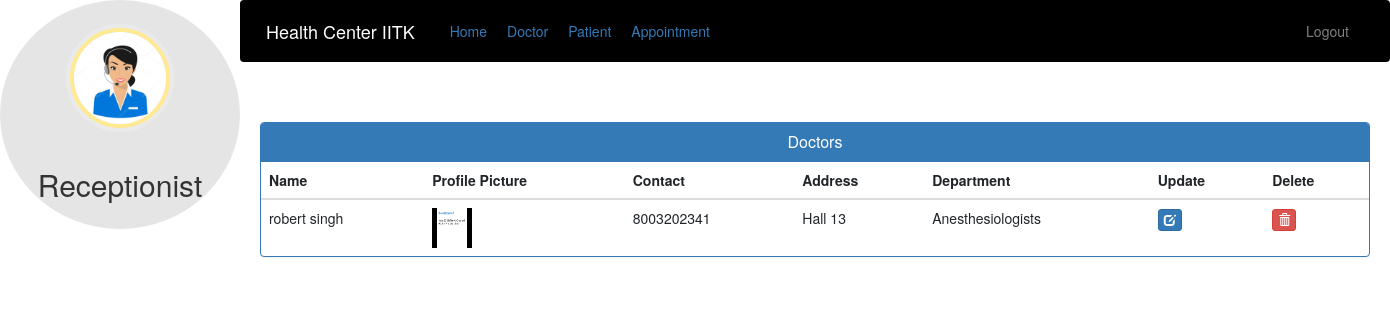
Page /admin-view-doctor (signed in) on the earlier database version.
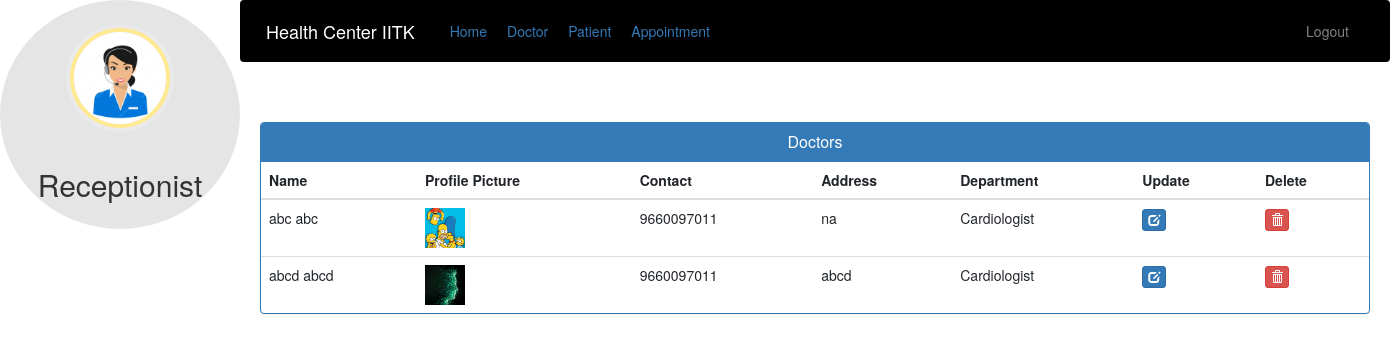
Same page on the later database version.
### hospital/models.py (models this page shows, shortened)
class Doctor(models.Model):
    user = models.OneToOneField(User, on_delete=models.CASCADE)
    profile_pic = models.ImageField(
        upload_to='profile_pic/DoctorProfilePic/', null=True, blank=True)
    address = models.CharField(max_length=40)
    mobile = models.CharField(max_length=20, null=True)
    department = models.CharField(
        max_length=50, choices=departments, default='Cardiologist')
    status = models.BooleanField(default=False)
    @property
    def get_name(self):
        return self.user.first_name+" "+self.user.last_name

### hospital/views.py (the view)
# urls.py: path('admin-view-doctor', views.admin_view_doctor_view,
@login_required(login_url='adminlogin')
@user_passes_test(is_admin)
def admin_view_doctor_view(request):
    doctors = models.Doctor.objects.all().filter(status=True)
    return render(request, 'hospital/admin_view_doctor.html', {'doctors': doctors})

### hospital/views.py (called while the page is built)
def is_admin(user):
    return user.groups.filter(name='ADMIN').exists()

### templates/hospital/admin_view_doctor.html (shortened to what this page needs)
{% extends 'hospital/admin_base.html' %}
{% block content %}
{%load static%}
<head>
  <link href="//netdna.bootstrapcdn.com/bootstrap/3.0.0/css/bootstrap.min.css" rel="stylesheet" id="bootstrap-css">
</head>
<div class="container">
  <div class="panel panel-primary">
    <div class="panel-heading">
      <h6 class="panel-title">Doctors</h6>
    </div>
    <table class="table table-hover" id="dev-table">
      <thead>
        <tr>
          <th>Name</th>
          <th>Profile Picture</th>
          <th>Contact</th>
          <th>Address</th>
          <th>Department</th>
          <th>Update</th>
          <th>Delete</th>
        </tr>
      </thead>
      {% for d in doctors %}
      <tr>
        <td> {{d.get_name}}</td>
        <td> <img src="{% static d.profile_pic.url %}" alt="Profile Pic" height="40px" width="40px" /></td>
        <td>{{d.mobile}}</td>
        <td>{{d.address}}</td>
        <td>{{d.department}}</td>
        <td><a class="btn btn-primary btn-xs" href="{% url 'update-doctor' d.id  %}"><span class="glyphicon glyphicon-edit"></span></a></td>
        <td><a class="btn btn-danger btn-xs" href="{% url 'delete-doctor-from-hospital' d.id  %}"><span class="glyphicon glyphicon-trash"></span></a></td>
      </tr>
      {% endfor %}
    </table>
  </div>
</div>
{% endblock content %}

### templates/hospital/admin_base.html (shortened to what this page needs)
<!DOCTYPE html>
{% load static %}
<html lang="en">
<head>
  <link rel="stylesheet" href="https://stackpath.bootstrapcdn.com/bootstrap/4.3.1/css/bootstrap.min.css">
  <link rel="stylesheet" href="https://maxcdn.bootstrapcdn.com/font-awesome/4.7.0/css/font-awesome.min.css">
  <link rel="stylesheet" href="{% static '/style.css' %}">
</head>
<body>
  <nav class="menu" tabindex="0">
    <header class="avatar">
      <img src="{% static "images/admin.png" %}" />
      <br><br>
      <h2>Receptionist</h2>
    </header>
  </nav>
  <main>
    <div class="bs-example">
      <nav class="navbar navbar-expand-lg  navbar-dark fixed-top" style="background:black;">
        <a href="#" class="navbar-brand">Health Center IITK</a>
        <a href="/admin-dashboard" class="nav-item nav-link">Home</a>
        <a href="/admin-doctor" class="nav-item nav-link">Doctor</a>
        <a href="/admin-patient" class="nav-item nav-link">Patient</a>
        <a href="/admin-appointment" class="nav-item nav-link">Appointment</a>
        <div class="collapse navbar-collapse justify-content-between" id="navbarCollapse">
          <div class="navbar-nav" style=" margin-left: 90%;">
            <a href="/logout" class="nav-item nav-link">Logout</a>
          </div>
        </div>
      </nav>
    </div>
    <br><br>
    {% block content %}
    {% endblock content %}
    <br><br><br><br>
  </main>
</body>
</html>

### static/style.css (style rules this page uses)
body { padding-left: 240px; }
main { position: relative; height: 100vh; }
.menu { background: #5bc995; height: 100vh; width: 240px; position: fixed; top: 0px; left: 0; z-index: 5; outline: none; }
.menu .avatar { background: rgba(0, 0, 0, 0.1); padding: 2em 0.5em; text-align: center; }
.menu .avatar img { width: 100px; border-radius: 50%; overflow: hidden; border: 4px solid #ffea92; box-shadow: 0 0 0 4px rgba(255, 255, 255, 0.2); }
.menu .avatar h2 { font-weight: normal; margin-bottom: 0; }

### templates/hospital/admin_base.html (style rules this page uses)
a:link { text-decoration: none; }
body { background-color: lightblue; }
a { color: rgb(202, 35, 35); }
.menu { background : transparent; }
.avatar { border-radius: 50%; }
body { background-image : url('https://surge.iitk.ac.in/images/iitk1.jpg'); background-size: cover; background-repeat: no-repeat; }

### templates/hospital/admin_view_doctor.html (style rules this page uses)
a:link { text-decoration: none; }
h6 { text-align: center; }

Differences in the rows shown:
removed Doctor: get_name "robert singh", profile_pic (picture), mobile "8003202341", address "Hall 13", department "Anesthesiologists"
added Doctor: get_name "abc abc", profile_pic (picture), mobile "9660097011", address "na", department "Cardiologist"
added Doctor: get_name "abcd abcd", profile_pic (picture), mobile "9660097011", address "abcd", department "Cardiologist"
